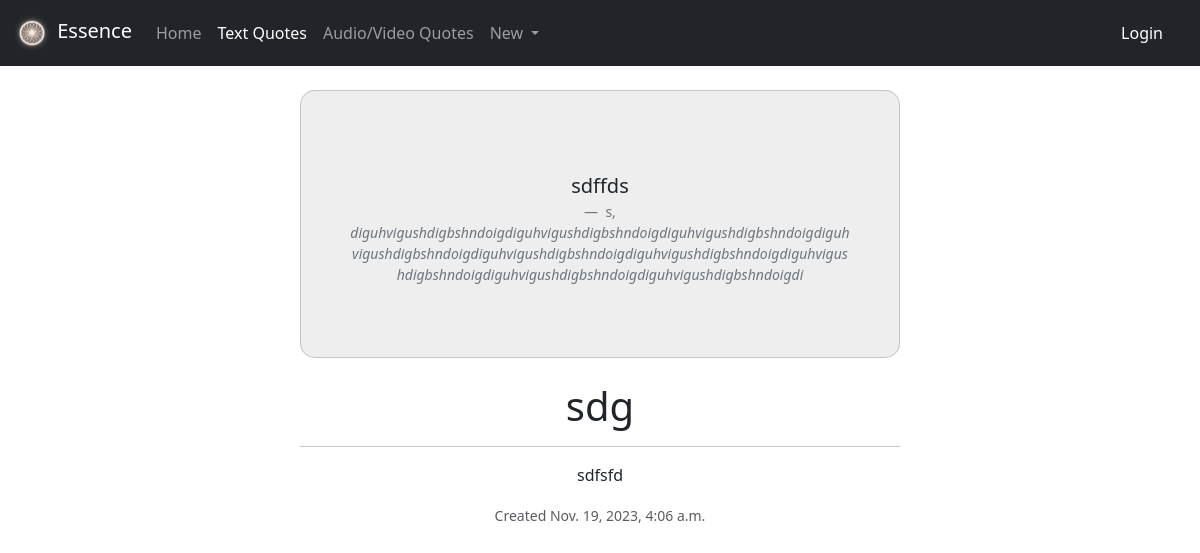
/essence/textquote/16/, run on the app's committed database.
### essence/models.py (models this page shows, shortened)
class TextQuote(models.Model):
    user = models.ForeignKey(User, on_delete=models.DO_NOTHING, default=1)
    metadata = models.OneToOneField(Quote, on_delete=models.CASCADE, primary_key=True)
    quote_text = models.TextField()
    author = models.CharField(max_length=200)
    text_title = models.CharField(max_length=200)

class Quote(models.Model):
    title = models.CharField(max_length=200)
    description = models.TextField(blank=True)
    entry_timestamp = models.DateTimeField(default=timezone.now)

### essence/views.py (the view)
# urls.py: path("textquote/<int:pk>/", views.TextQuoteView.as_view(), name="text_detail"),
class TextQuoteView(generic.DetailView):
    model = TextQuote
    template_name = "essence/textdetail.html"

### essence/templates/essence/textdetail.html (shortened to what this page needs)
{%extends './detail.html'%}
{%block quote_content%}
<figure class="text-center mb-4">
    <blockquote class="blockquote">
        <p class="pb-3">
        <span class="lead">{{textquote.quote_text|linebreaks}}</span>
        </p>
    </blockquote>
    <figcaption class="blockquote-footer mb-0">
        {{textquote.author}}, <i> {{textquote.text_title}} </i>
    </figcaption>
</figure>
{%endblock%}

### essence/templates/essence/detail.html
{% extends './base.html' %}
{% block content %}
<div class="col-6 mx-auto">
    <div class="card" style="border-radius: 15px; background-color: #EEE;">
        <div class="card-body p-5">
            {%block quote_content%}
            {%endblock%}
        </div>
    </div>
    <div class="text-center pt-4">
        <h1 class="display-6">{{object.metadata.title}}</h1>
        {%if object.metadata.description %}
        <hr>
        <p>
            {{object.metadata.description}}
        </p>
        {%endif%}
        <p>
            <small class="text-muted"> Created {{object.metadata.entry_timestamp}}</small>
        </p>
    </div>
</div>
{% endblock %}

### data on the page
TextQuote: quote_text "sdffds", author "s", text_title "diguhvigushdigbshndoigdiguhvigushdigbshndoigdiguhvigushdigbshndoigdiguhvigushdigbshndoigdiguhvigushdigbshndoigdiguhvigushdigbshndoigdiguhvigushdigbshndoigdiguhvigushdigbshndoigdiguhvigushdigbshndoigdi", metadata "sdg", metadata.description "sdfsfd", metadata.entry_timestamp "Nov. 19, 2023, 4:06 a.m."
